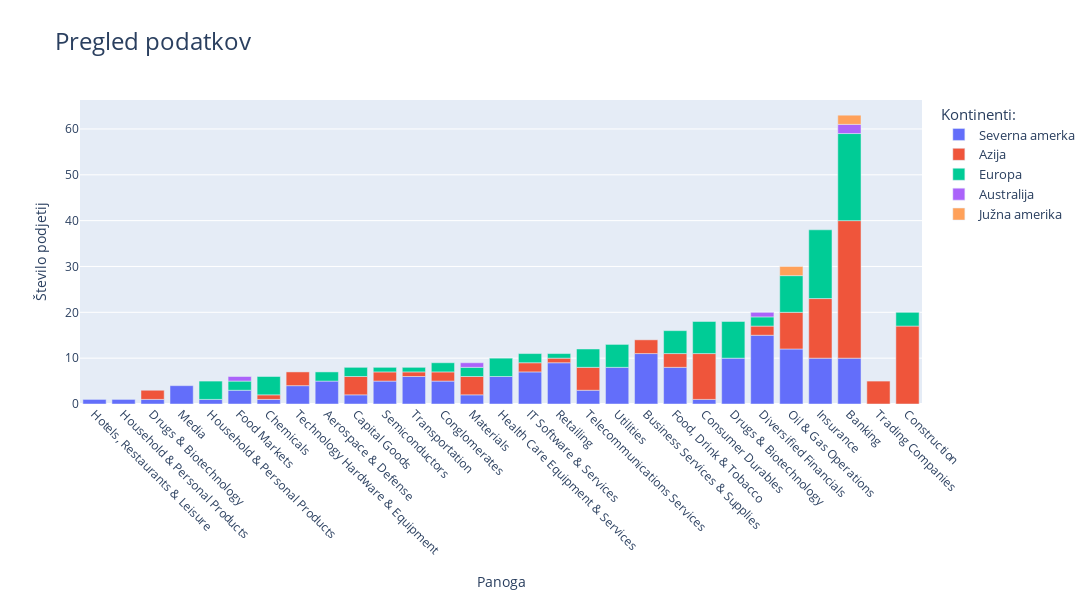

Here is the notebook cell this chart was saved with:
### Markdown cell above
Za začetek si oglejmo kakšen vzorec podatkov imamo.

### Code cell
def drzava_v_kontinent(drzava):
    koda_drzave = pc.country_name_to_country_alpha2(drzava, cn_name_format="default")
    continent_name = pc.country_alpha2_to_continent_code(koda_drzave)
    return continent_name

podjetja['kontinent'] = podjetja.drzava.apply(lambda x: drzava_v_kontinent(x))

#Pretvorba imen kontinentov
kontinent_dict = {'EU':'Europa', 'NA' : 'Severna amerka', 'AS': 'Azija', 'OC' : 'Australija', 'SA' : 'Južna amerika'}
podjetja['kontinent'] = podjetja.kontinent.apply(lambda x: kontinent_dict[x])

df  = podjetja.groupby(["panoga", "kontinent"]).agg({'ime':'count'}).reset_index()

# Poizkus sortiranja
#V razpredelnici zadnja elementa iz meni neznanega razloga ne posortira pravilno.
sort = df.groupby(["panoga"]).agg({'ime':'sum'})
sort.columns= ['ime_sort']
sort = sort.reset_index()
df= pd.merge(df, sort, on="panoga", how='left').sort_values('ime_sort')

#Graf
graf1 = px.bar(df, x="panoga", y="ime",
             color='kontinent',
             height=600,
             width = 1300, 
             title = "Pregled podatkov",
             )
graf1.update_layout(
    title_font = {'size': 24},
    legend = {
        'title_text' : 'Kontinenti:',
        'font' : {'size': 13},
        'title_font' : {'size': 15}
    }
)
graf1.update_xaxes(
        title_text = 'Panoga',
        title_standoff = 20,
        tickangle = 45
)
graf1.update_yaxes(
    title_text = "Število podjetij"
)
graf1.show()

### Figure 1 — Plotly figure (JSON) as saved in the notebook; plotly's stock layout.template omitted (floating-point values rounded to 4 significant figures)
{"data": [{"alignmentgroup": "True", "hovertemplate": "kontinent=Severna amerka<br>panoga=%{x}<br>ime=%{y}<extra></extra>", "legendgroup": "Severna amerka", "marker": {"color": "#636efa"}, "name": "Severna amerka", "offsetgroup": "Severna amerka", "orientation": "v", "showlegend": true, "textposition": "auto", "type": "bar", "x": ["Hotels, Restaurants & Leisure", "Household &amp; Personal Products", "Drugs &amp; Biotechnology", "Media", "Household & Personal Products", "Food Markets", "Chemicals", "Technology Hardware & Equipment", "Aerospace & Defense", "Capital Goods", "Semiconductors", "Transportation", "Conglomerates", "Materials", "Health Care Equipment & Services", "IT Software & Services", "Retailing", "Telecommunications Services", "Utilities", "Business Services & Supplies", "Food, Drink & Tobacco", "Consumer Durables", "Drugs & Biotechnology", "Diversified Financials", "Oil & Gas Operations", "Insurance", "Banking"], "xaxis": "x", "y": [1, 1, 1, 4, 1, 3, 1, 4, 5, 2, 5, 6, 5, 2, 6, 7, 9, 3, 8, 11, 8, 1, 10, 15, 12, 10, 10], "yaxis": "y"}, {"alignmentgroup": "True", "hovertemplate": "kontinent=Azija<br>panoga=%{x}<br>ime=%{y}<extra></extra>", "legendgroup": "Azija", "marker": {"color": "#EF553B"}, "name": "Azija", "offsetgroup": "Azija", "orientation": "v", "showlegend": true, "textposition": "auto", "type": "bar", "x": ["Drugs &amp; Biotechnology", "Trading Companies", "Chemicals", "Technology Hardware & Equipment", "Capital Goods", "Semiconductors", "Transportation", "Materials", "Conglomerates", "IT Software & Services", "Retailing", "Telecommunications Services", "Business Services & Supplies", "Food, Drink & Tobacco", "Consumer Durables", "Construction", "Diversified Financials", "Oil & Gas Operations", "Insurance", "Banking"], "xaxis": "x", "y": [2, 5, 1, 3, 4, 2, 1, 4, 2, 2, 1, 5, 3, 3, 10, 17, 2, 8, 13, 30], "yaxis": "y"}, {"alignmentgroup": "True", "hovertemplate": "kontinent=Europa<br>panoga=%{x}<br>ime=%{y}<extra></extra>", "legendgroup": "Europa", "marker": {"color": "#00cc96"}, "name": "Europa", "offsetgroup": "Europa", "orientation": "v", "showlegend": true, "textposition": "auto", "type": "bar", "x": ["Household & Personal Products", "Food Markets", "Chemicals", "Aerospace & Defense", "Capital Goods", "Semiconductors", "Transportation", "Materials", "Conglomerates", "Health Care Equipment & Services", "IT Software & Services", "Retailing", "Telecommunications Services", "Utilities", "Food, Drink & Tobacco", "Consumer Durables", "Drugs & Biotechnology", "Diversified Financials", "Construction", "Oil & Gas Operations", "Insurance", "Banking"], "xaxis": "x", "y": [4, 2, 4, 2, 2, 1, 1, 2, 2, 4, 2, 1, 4, 5, 5, 7, 8, 2, 3, 8, 15, 19], "yaxis": "y"}, {"alignmentgroup": "True", "hovertemplate": "kontinent=Australija<br>panoga=%{x}<br>ime=%{y}<extra></extra>", "legendgroup": "Australija", "marker": {"color": "#ab63fa"}, "name": "Australija", "offsetgroup": "Australija", "orientation": "v", "showlegend": true, "textposition": "auto", "type": "bar", "x": ["Food Markets", "Materials", "Diversified Financials", "Banking"], "xaxis": "x", "y": [1, 1, 1, 2], "yaxis": "y"}, {"alignmentgroup": "True", "hovertemplate": "kontinent=Južna amerika<br>panoga=%{x}<br>ime=%{y}<extra></extra>", "legendgroup": "Južna amerika", "marker": {"color": "#FFA15A"}, "name": "Južna amerika", "offsetgroup": "Južna amerika", "orientation": "v", "showlegend": true, "textposition": "auto", "type": "bar", "x": ["Oil & Gas Operations", "Banking"], "xaxis": "x", "y": [2, 2], "yaxis": "y"}], "layout": {"barmode": "relative", "height": 600, "legend": {"font": {"size": 13}, "title": {"font": {"size": 15}, "text": "Kontinenti:"}, "tracegroupgap": 0}, "title": {"font": {"size": 24}, "text": "Pregled podatkov"}, "width": 1300, "xaxis": {"anchor": "y", "domain": [0, 1], "tickangle": 45, "title": {"standoff": 20, "text": "Panoga"}}, "yaxis": {"anchor": "x", "domain": [0, 1], "title": {"text": "Število podjetij"}}}}
